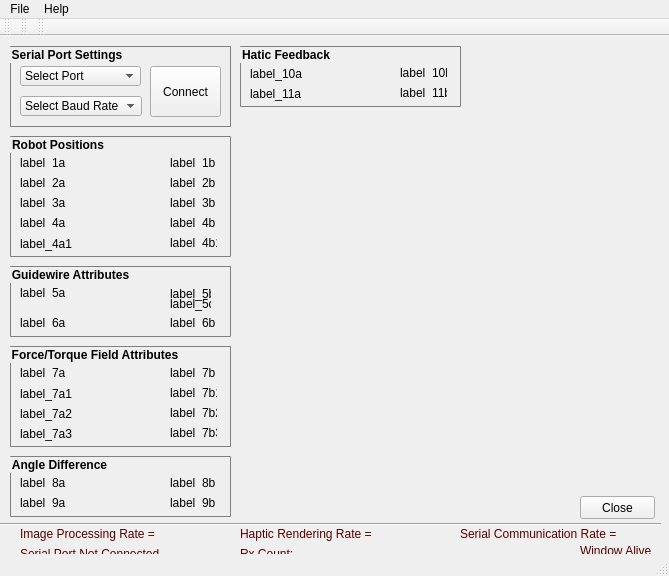
<?xml version="1.0" encoding="UTF-8"?>
<ui version="4.0">
 <class>MainWindowClass</class>
 <widget class="QMainWindow" name="MainWindowClass">
  <property name="geometry">
   <rect>
    <x>0</x>
    <y>0</y>
    <width>669</width>
    <height>576</height>
   </rect>
  </property>
  <property name="windowTitle">
   <string>MainWindow</string>
  </property>
  <property name="styleSheet">
   <string notr="true"/>
  </property>
  <widget class="QWidget" name="centralWidget">
   <widget class="QPushButton" name="pushButton_Close">
    <property name="geometry">
     <rect>
      <x>580</x>
      <y>460</y>
      <width>75</width>
      <height>23</height>
     </rect>
    </property>
    <property name="text">
     <string>Close</string>
    </property>
   </widget>
   <widget class="QGroupBox" name="groupBox">
    <property name="geometry">
     <rect>
      <x>10</x>
      <y>10</y>
      <width>221</width>
      <height>81</height>
     </rect>
    </property>
    <property name="font">
     <font>
      <weight>75</weight>
      <italic>false</italic>
      <bold>true</bold>
     </font>
    </property>
    <property name="styleSheet">
     <string notr="true">QGroupBox { 
     border: 1px solid gray; 
     border-radius: 1px; 
 } </string>
    </property>
    <property name="title">
     <string>Serial Port Settings</string>
    </property>
    <property name="flat">
     <bool>false</bool>
    </property>
    <property name="checkable">
     <bool>false</bool>
    </property>
    <widget class="QComboBox" name="comboBox_COMPort">
     <property name="geometry">
      <rect>
       <x>10</x>
       <y>20</y>
       <width>121</width>
       <height>20</height>
      </rect>
     </property>
     <item>
      <property name="text">
       <string>Select Port</string>
      </property>
     </item>
     <item>
      <property name="text">
       <string>COM1</string>
      </property>
     </item>
     <item>
      <property name="text">
       <string>COM2</string>
      </property>
     </item>
     <item>
      <property name="text">
       <string>COM3</string>
      </property>
     </item>
     <item>
      <property name="text">
       <string>COM4</string>
      </property>
     </item>
     <item>
      <property name="text">
       <string>COM5</string>
      </property>
     </item>
    </widget>
    <widget class="QComboBox" name="comboBox_BaudRate">
     <property name="geometry">
      <rect>
       <x>10</x>
       <y>50</y>
       <width>122</width>
       <height>20</height>
      </rect>
     </property>
     <item>
      <property name="text">
       <string>Select Baud Rate</string>
      </property>
     </item>
     <item>
      <property name="text">
       <string>460800</string>
      </property>
     </item>
    </widget>
    <widget class="QPushButton" name="pushButton_Connect">
     <property name="geometry">
      <rect>
       <x>140</x>
       <y>20</y>
       <width>71</width>
       <height>51</height>
      </rect>
     </property>
     <property name="font">
      <font>
       <weight>50</weight>
       <bold>false</bold>
      </font>
     </property>
     <property name="toolTip">
      <string>&lt;html&gt;&lt;head/&gt;&lt;body&gt;&lt;p&gt;&lt;span style=&quot; color:#550000;&quot;&gt;Click to connect to selected COM port with selected baudrate.&lt;/span&gt;&lt;/p&gt;&lt;/body&gt;&lt;/html&gt;</string>
     </property>
     <property name="styleSheet">
      <string notr="true"/>
     </property>
     <property name="text">
      <string>Connect</string>
     </property>
    </widget>
   </widget>
   <widget class="QLabel" name="label_StatusSerialConnect">
    <property name="geometry">
     <rect>
      <x>20</x>
      <y>510</y>
      <width>211</width>
      <height>16</height>
     </rect>
    </property>
    <property name="font">
     <font>
      <italic>false</italic>
     </font>
    </property>
    <property name="styleSheet">
     <string notr="true">color: rgb(85, 0, 0)</string>
    </property>
    <property name="text">
     <string>Serial Port Not Connected.</string>
    </property>
   </widget>
   <widget class="Line" name="line">
    <property name="geometry">
     <rect>
      <x>0</x>
      <y>480</y>
      <width>661</width>
      <height>16</height>
     </rect>
    </property>
    <property name="orientation">
     <enum>Qt::Horizontal</enum>
    </property>
   </widget>
   <widget class="QLabel" name="label_WindowAliveIndicator">
    <property name="geometry">
     <rect>
      <x>580</x>
      <y>505</y>
      <width>71</width>
      <height>20</height>
     </rect>
    </property>
    <property name="styleSheet">
     <string notr="true">color:rgb(85, 0, 0)</string>
    </property>
    <property name="text">
     <string>Window Alive</string>
    </property>
   </widget>
   <widget class="QLabel" name="label_StatusRxCount">
    <property name="geometry">
     <rect>
      <x>240</x>
      <y>510</y>
      <width>81</width>
      <height>16</height>
     </rect>
    </property>
    <property name="styleSheet">
     <string notr="true">color:rgb(85, 0, 0)</string>
    </property>
    <property name="text">
     <string>Rx Count:</string>
    </property>
   </widget>
   <widget class="QGroupBox" name="groupBox_2">
    <property name="geometry">
     <rect>
      <x>10</x>
      <y>100</y>
      <width>221</width>
      <height>121</height>
     </rect>
    </property>
    <property name="font">
     <font>
      <weight>75</weight>
      <bold>true</bold>
     </font>
    </property>
    <property name="styleSheet">
     <string notr="true">QGroupBox { 
     border: 1px solid gray; 
     border-radius: 1px; 
 } </string>
    </property>
    <property name="title">
     <string>Robot Positions</string>
    </property>
    <widget class="QLabel" name="label_4a">
     <property name="geometry">
      <rect>
       <x>10</x>
       <y>80</y>
       <width>100</width>
       <height>13</height>
      </rect>
     </property>
     <property name="font">
      <font>
       <weight>50</weight>
       <bold>false</bold>
      </font>
     </property>
     <property name="text">
      <string>label_4a</string>
     </property>
    </widget>
    <widget class="QLabel" name="label_3a">
     <property name="geometry">
      <rect>
       <x>10</x>
       <y>60</y>
       <width>100</width>
       <height>13</height>
      </rect>
     </property>
     <property name="font">
      <font>
       <weight>50</weight>
       <bold>false</bold>
      </font>
     </property>
     <property name="text">
      <string>label_3a</string>
     </property>
    </widget>
    <widget class="QLabel" name="label_1a">
     <property name="geometry">
      <rect>
       <x>10</x>
       <y>20</y>
       <width>100</width>
       <height>13</height>
      </rect>
     </property>
     <property name="font">
      <font>
       <weight>50</weight>
       <bold>false</bold>
      </font>
     </property>
     <property name="text">
      <string>label_1a</string>
     </property>
    </widget>
    <widget class="QLabel" name="label_4b">
     <property name="geometry">
      <rect>
       <x>160</x>
       <y>80</y>
       <width>47</width>
       <height>13</height>
      </rect>
     </property>
     <property name="font">
      <font>
       <weight>50</weight>
       <bold>false</bold>
      </font>
     </property>
     <property name="text">
      <string>label_4b</string>
     </property>
    </widget>
    <widget class="QLabel" name="label_2a">
     <property name="geometry">
      <rect>
       <x>10</x>
       <y>40</y>
       <width>100</width>
       <height>13</height>
      </rect>
     </property>
     <property name="font">
      <font>
       <weight>50</weight>
       <bold>false</bold>
      </font>
     </property>
     <property name="text">
      <string>label_2a</string>
     </property>
    </widget>
    <widget class="QLabel" name="label_1b">
     <property name="geometry">
      <rect>
       <x>160</x>
       <y>20</y>
       <width>47</width>
       <height>13</height>
      </rect>
     </property>
     <property name="font">
      <font>
       <weight>50</weight>
       <bold>false</bold>
      </font>
     </property>
     <property name="text">
      <string>label_1b</string>
     </property>
    </widget>
    <widget class="QLabel" name="label_2b">
     <property name="geometry">
      <rect>
       <x>160</x>
       <y>40</y>
       <width>47</width>
       <height>13</height>
      </rect>
     </property>
     <property name="font">
      <font>
       <weight>50</weight>
       <bold>false</bold>
      </font>
     </property>
     <property name="text">
      <string>label_2b</string>
     </property>
    </widget>
    <widget class="QLabel" name="label_3b">
     <property name="geometry">
      <rect>
       <x>160</x>
       <y>60</y>
       <width>47</width>
       <height>13</height>
      </rect>
     </property>
     <property name="font">
      <font>
       <weight>50</weight>
       <bold>false</bold>
      </font>
     </property>
     <property name="text">
      <string>label_3b</string>
     </property>
    </widget>
    <widget class="QLabel" name="label_4a1">
     <property name="geometry">
      <rect>
       <x>10</x>
       <y>100</y>
       <width>81</width>
       <height>16</height>
      </rect>
     </property>
     <property name="text">
      <string>label_4a1</string>
     </property>
    </widget>
    <widget class="QLabel" name="label_4b1">
     <property name="geometry">
      <rect>
       <x>160</x>
       <y>100</y>
       <width>47</width>
       <height>13</height>
      </rect>
     </property>
     <property name="text">
      <string>label_4b1</string>
     </property>
    </widget>
   </widget>
   <widget class="QGroupBox" name="groupBox_3">
    <property name="geometry">
     <rect>
      <x>10</x>
      <y>230</y>
      <width>221</width>
      <height>71</height>
     </rect>
    </property>
    <property name="font">
     <font>
      <weight>75</weight>
      <bold>true</bold>
     </font>
    </property>
    <property name="styleSheet">
     <string notr="true">QGroupBox { 
     border: 1px solid gray; 
     border-radius: 1px; 
 } </string>
    </property>
    <property name="title">
     <string>Guidewire Attributes</string>
    </property>
    <widget class="QLabel" name="label_5a">
     <property name="geometry">
      <rect>
       <x>10</x>
       <y>20</y>
       <width>100</width>
       <height>13</height>
      </rect>
     </property>
     <property name="font">
      <font>
       <weight>50</weight>
       <bold>false</bold>
      </font>
     </property>
     <property name="text">
      <string>label_5a</string>
     </property>
    </widget>
    <widget class="QLabel" name="label_6b">
     <property name="geometry">
      <rect>
       <x>160</x>
       <y>50</y>
       <width>47</width>
       <height>13</height>
      </rect>
     </property>
     <property name="font">
      <font>
       <weight>50</weight>
       <bold>false</bold>
      </font>
     </property>
     <property name="text">
      <string>label_6b</string>
     </property>
    </widget>
    <widget class="QLabel" name="label_6a">
     <property name="geometry">
      <rect>
       <x>10</x>
       <y>50</y>
       <width>100</width>
       <height>13</height>
      </rect>
     </property>
     <property name="font">
      <font>
       <weight>50</weight>
       <bold>false</bold>
      </font>
     </property>
     <property name="text">
      <string>label_6a</string>
     </property>
    </widget>
    <widget class="QLabel" name="label_5b">
     <property name="geometry">
      <rect>
       <x>160</x>
       <y>20</y>
       <width>41</width>
       <height>16</height>
      </rect>
     </property>
     <property name="font">
      <font>
       <weight>50</weight>
       <bold>false</bold>
      </font>
     </property>
     <property name="text">
      <string>label_5b</string>
     </property>
    </widget>
    <widget class="QLabel" name="label_5c">
     <property name="geometry">
      <rect>
       <x>160</x>
       <y>30</y>
       <width>41</width>
       <height>16</height>
      </rect>
     </property>
     <property name="text">
      <string>label_5c</string>
     </property>
    </widget>
   </widget>
   <widget class="QGroupBox" name="groupBox_4">
    <property name="geometry">
     <rect>
      <x>10</x>
      <y>310</y>
      <width>221</width>
      <height>101</height>
     </rect>
    </property>
    <property name="font">
     <font>
      <weight>75</weight>
      <bold>true</bold>
     </font>
    </property>
    <property name="styleSheet">
     <string notr="true">QGroupBox { 
     border: 1px solid gray; 
     border-radius: 1px; 
 } </string>
    </property>
    <property name="title">
     <string>Force/Torque Field Attributes</string>
    </property>
    <widget class="QLabel" name="label_7a">
     <property name="geometry">
      <rect>
       <x>10</x>
       <y>20</y>
       <width>100</width>
       <height>13</height>
      </rect>
     </property>
     <property name="font">
      <font>
       <weight>50</weight>
       <bold>false</bold>
      </font>
     </property>
     <property name="text">
      <string>label_7a</string>
     </property>
    </widget>
    <widget class="QLabel" name="label_7b">
     <property name="geometry">
      <rect>
       <x>160</x>
       <y>20</y>
       <width>47</width>
       <height>13</height>
      </rect>
     </property>
     <property name="font">
      <font>
       <weight>50</weight>
       <bold>false</bold>
      </font>
     </property>
     <property name="text">
      <string>label_7b</string>
     </property>
    </widget>
    <widget class="QLabel" name="label_7a1">
     <property name="geometry">
      <rect>
       <x>10</x>
       <y>40</y>
       <width>101</width>
       <height>16</height>
      </rect>
     </property>
     <property name="text">
      <string>label_7a1</string>
     </property>
    </widget>
    <widget class="QLabel" name="label_7b1">
     <property name="geometry">
      <rect>
       <x>160</x>
       <y>40</y>
       <width>47</width>
       <height>13</height>
      </rect>
     </property>
     <property name="text">
      <string>label_7b1</string>
     </property>
    </widget>
    <widget class="QLabel" name="label_7b3">
     <property name="geometry">
      <rect>
       <x>160</x>
       <y>80</y>
       <width>47</width>
       <height>13</height>
      </rect>
     </property>
     <property name="text">
      <string>label_7b3</string>
     </property>
    </widget>
    <widget class="QLabel" name="label_7b2">
     <property name="geometry">
      <rect>
       <x>160</x>
       <y>60</y>
       <width>47</width>
       <height>13</height>
      </rect>
     </property>
     <property name="text">
      <string>label_7b2</string>
     </property>
    </widget>
    <widget class="QLabel" name="label_7a2">
     <property name="geometry">
      <rect>
       <x>10</x>
       <y>60</y>
       <width>91</width>
       <height>16</height>
      </rect>
     </property>
     <property name="text">
      <string>label_7a2</string>
     </property>
    </widget>
    <widget class="QLabel" name="label_7a3">
     <property name="geometry">
      <rect>
       <x>10</x>
       <y>80</y>
       <width>111</width>
       <height>16</height>
      </rect>
     </property>
     <property name="text">
      <string>label_7a3</string>
     </property>
    </widget>
   </widget>
   <widget class="QGroupBox" name="groupBox_5">
    <property name="geometry">
     <rect>
      <x>10</x>
      <y>420</y>
      <width>221</width>
      <height>61</height>
     </rect>
    </property>
    <property name="font">
     <font>
      <weight>75</weight>
      <bold>true</bold>
     </font>
    </property>
    <property name="styleSheet">
     <string notr="true">QGroupBox { 
     border: 1px solid gray; 
     border-radius: 1px; 
 } </string>
    </property>
    <property name="title">
     <string>Angle Difference</string>
    </property>
    <widget class="QLabel" name="label_8a">
     <property name="geometry">
      <rect>
       <x>10</x>
       <y>20</y>
       <width>100</width>
       <height>13</height>
      </rect>
     </property>
     <property name="font">
      <font>
       <weight>50</weight>
       <bold>false</bold>
      </font>
     </property>
     <property name="text">
      <string>label_8a</string>
     </property>
    </widget>
    <widget class="QLabel" name="label_8b">
     <property name="geometry">
      <rect>
       <x>160</x>
       <y>20</y>
       <width>47</width>
       <height>13</height>
      </rect>
     </property>
     <property name="font">
      <font>
       <weight>50</weight>
       <bold>false</bold>
      </font>
     </property>
     <property name="text">
      <string>label_8b</string>
     </property>
    </widget>
    <widget class="QLabel" name="label_9b">
     <property name="geometry">
      <rect>
       <x>160</x>
       <y>40</y>
       <width>47</width>
       <height>13</height>
      </rect>
     </property>
     <property name="font">
      <font>
       <weight>50</weight>
       <bold>false</bold>
      </font>
     </property>
     <property name="text">
      <string>label_9b</string>
     </property>
    </widget>
    <widget class="QLabel" name="label_9a">
     <property name="geometry">
      <rect>
       <x>10</x>
       <y>40</y>
       <width>100</width>
       <height>13</height>
      </rect>
     </property>
     <property name="font">
      <font>
       <weight>50</weight>
       <bold>false</bold>
      </font>
     </property>
     <property name="text">
      <string>label_9a</string>
     </property>
    </widget>
   </widget>
   <widget class="QGroupBox" name="groupBox_6">
    <property name="geometry">
     <rect>
      <x>240</x>
      <y>10</y>
      <width>221</width>
      <height>61</height>
     </rect>
    </property>
    <property name="font">
     <font>
      <weight>75</weight>
      <bold>true</bold>
     </font>
    </property>
    <property name="styleSheet">
     <string notr="true">QGroupBox { 
     border: 1px solid gray; 
     border-radius: 1px; 
 } </string>
    </property>
    <property name="title">
     <string>Hatic Feedback</string>
    </property>
    <widget class="QLabel" name="label_10a">
     <property name="geometry">
      <rect>
       <x>10</x>
       <y>20</y>
       <width>111</width>
       <height>16</height>
      </rect>
     </property>
     <property name="text">
      <string>label_10a</string>
     </property>
    </widget>
    <widget class="QLabel" name="label_10b">
     <property name="geometry">
      <rect>
       <x>160</x>
       <y>20</y>
       <width>47</width>
       <height>13</height>
      </rect>
     </property>
     <property name="text">
      <string>label_10b</string>
     </property>
    </widget>
    <widget class="QLabel" name="label_11a">
     <property name="geometry">
      <rect>
       <x>10</x>
       <y>40</y>
       <width>121</width>
       <height>16</height>
      </rect>
     </property>
     <property name="text">
      <string>label_11a</string>
     </property>
    </widget>
    <widget class="QLabel" name="label_11b">
     <property name="geometry">
      <rect>
       <x>160</x>
       <y>40</y>
       <width>47</width>
       <height>13</height>
      </rect>
     </property>
     <property name="text">
      <string>label_11b</string>
     </property>
    </widget>
   </widget>
   <widget class="QLabel" name="label_ImgProcRate">
    <property name="geometry">
     <rect>
      <x>20</x>
      <y>490</y>
      <width>211</width>
      <height>16</height>
     </rect>
    </property>
    <property name="font">
     <font>
      <italic>false</italic>
     </font>
    </property>
    <property name="styleSheet">
     <string notr="true">color: rgb(85, 0, 0)</string>
    </property>
    <property name="text">
     <string>Image Processing Rate = </string>
    </property>
   </widget>
   <widget class="QLabel" name="label_HapRendRate">
    <property name="geometry">
     <rect>
      <x>240</x>
      <y>490</y>
      <width>211</width>
      <height>16</height>
     </rect>
    </property>
    <property name="font">
     <font>
      <italic>false</italic>
     </font>
    </property>
    <property name="styleSheet">
     <string notr="true">color: rgb(85, 0, 0)</string>
    </property>
    <property name="text">
     <string>Haptic Rendering Rate = </string>
    </property>
   </widget>
   <widget class="QLabel" name="label_SerComRate">
    <property name="geometry">
     <rect>
      <x>460</x>
      <y>490</y>
      <width>201</width>
      <height>16</height>
     </rect>
    </property>
    <property name="font">
     <font>
      <italic>false</italic>
     </font>
    </property>
    <property name="styleSheet">
     <string notr="true">color: rgb(85, 0, 0)</string>
    </property>
    <property name="text">
     <string>Serial Communication Rate =</string>
    </property>
   </widget>
  </widget>
  <widget class="QMenuBar" name="menuBar">
   <property name="geometry">
    <rect>
     <x>0</x>
     <y>0</y>
     <width>669</width>
     <height>21</height>
    </rect>
   </property>
   <widget class="QMenu" name="menuFile">
    <property name="title">
     <string>File</string>
    </property>
    <addaction name="actionExit"/>
   </widget>
   <widget class="QMenu" name="menuHelp">
    <property name="title">
     <string>Help</string>
    </property>
    <addaction name="actionAbout_Developers"/>
   </widget>
   <addaction name="menuFile"/>
   <addaction name="menuHelp"/>
  </widget>
  <widget class="QToolBar" name="mainToolBar">
   <attribute name="toolBarArea">
    <enum>TopToolBarArea</enum>
   </attribute>
   <attribute name="toolBarBreak">
    <bool>false</bool>
   </attribute>
  </widget>
  <widget class="QStatusBar" name="statusBar"/>
  <widget class="QToolBar" name="toolBar">
   <property name="windowTitle">
    <string>toolBar</string>
   </property>
   <attribute name="toolBarArea">
    <enum>TopToolBarArea</enum>
   </attribute>
   <attribute name="toolBarBreak">
    <bool>false</bool>
   </attribute>
  </widget>
  <widget class="QToolBar" name="toolBar_2">
   <property name="windowTitle">
    <string>toolBar_2</string>
   </property>
   <attribute name="toolBarArea">
    <enum>TopToolBarArea</enum>
   </attribute>
   <attribute name="toolBarBreak">
    <bool>false</bool>
   </attribute>
  </widget>
  <action name="actionExit">
   <property name="text">
    <string>Exit</string>
   </property>
  </action>
  <action name="actionAbout_Developers">
   <property name="text">
    <string>About Developers</string>
   </property>
  </action>
 </widget>
 <layoutdefault spacing="6" margin="11"/>
 <resources>
  <include location="mainwindow.qrc"/>
 </resources>
 <connections/>
</ui>
